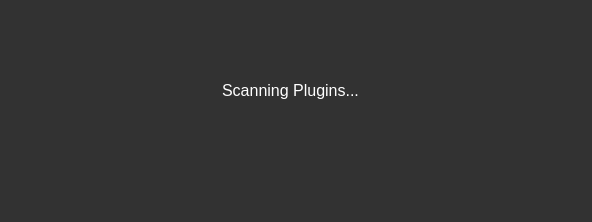
<?xml version="1.0" encoding="UTF-8"?>
<ui version="4.0">
 <class>initwindow</class>
 <widget class="QMainWindow" name="initwindow">
  <property name="geometry">
   <rect>
    <x>0</x>
    <y>0</y>
    <width>592</width>
    <height>222</height>
   </rect>
  </property>
  <property name="minimumSize">
   <size>
    <width>592</width>
    <height>222</height>
   </size>
  </property>
  <property name="maximumSize">
   <size>
    <width>592</width>
    <height>222</height>
   </size>
  </property>
  <property name="windowTitle">
   <string>Kakapos plugin manager</string>
  </property>
  <property name="styleSheet">
   <string notr="true">background-color:rgb(50, 50, 50)</string>
  </property>
  <widget class="QWidget" name="centralwidget">
   <widget class="QLabel" name="label">
    <property name="geometry">
     <rect>
      <x>170</x>
      <y>80</y>
      <width>241</width>
      <height>21</height>
     </rect>
    </property>
    <property name="font">
     <font>
      <family>Segoe UI</family>
      <pointsize>12</pointsize>
      <stylestrategy>PreferAntialias</stylestrategy>
     </font>
    </property>
    <property name="styleSheet">
     <string notr="true">color:white</string>
    </property>
    <property name="text">
     <string>Scanning Plugins...</string>
    </property>
    <property name="alignment">
     <set>Qt::AlignCenter</set>
    </property>
   </widget>
  </widget>
 </widget>
 <resources/>
 <connections/>
</ui>
